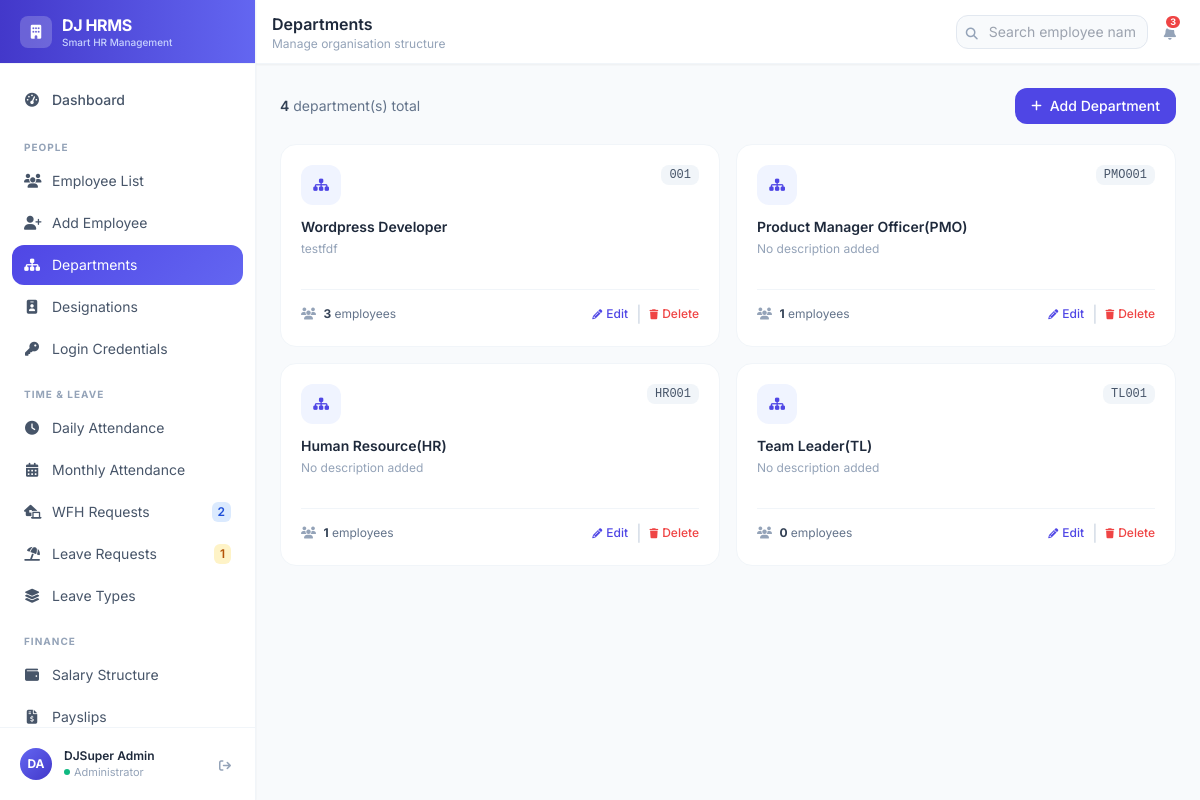
Screenshot of /dashboard/departments/ (signed in) with the database file from the repository.
### employees/models.py (models this page shows, shortened)
class Department(models.Model):
    name = models.CharField(max_length=100, unique=True)
    code = models.CharField(max_length=10, unique=True)
    description = models.TextField(blank=True)
    manager = models.ForeignKey(
        'Employee', on_delete=models.SET_NULL, null=True, blank=True,
        related_name='managed_department'
    )
    created_at = models.DateTimeField(auto_now_add=True)
    class Meta:
        ordering = ['name']

### employees/views.py (the view)
# urls.py: path('departments/', views.department_list, name='department_list'),
@login_required
def department_list(request):
    departments = Department.objects.annotate(
        emp_count=Count('employees', filter=Q(employees__status='active'))
    )
    return render(request, 'employees/departments.html', {'departments': departments})

### employees/models.py (called while the page is built)
    @property
    def full_name(self):
        return f"{self.first_name} {self.last_name}"

### templates/employees/departments.html (shortened to what this page needs)
{% extends 'base.html' %}
{% block page_title %}Departments{% endblock %}
{% block page_subtitle %}Manage organisation structure{% endblock %}
{% block content %}
<div class="flex items-center justify-between mb-5">
  <p class="text-slate-500 text-sm">
    <span class="font-semibold text-slate-700">{{ departments.count }}</span> department(s) total
  </p>
  <a href="{% url 'add_department' %}"
    class="inline-flex items-center gap-2 bg-brand-600 text-white px-4 py-2 rounded-xl text-sm font-medium hover:bg-brand-700 transition-colors">
    <i class="fas fa-plus text-xs"></i> Add Department
  </a>
</div>
<div class="grid grid-cols-1 sm:grid-cols-2 xl:grid-cols-3 gap-4">
  {% for dept in departments %}
  <div class="bg-white rounded-2xl border border-slate-100 p-5 hover:border-brand-200 hover:shadow-sm transition-all">
    <div class="flex items-start justify-between mb-3">
      <div class="w-10 h-10 bg-brand-50 rounded-xl flex items-center justify-center">
        <i class="fas fa-sitemap text-brand-600 text-sm"></i>
      </div>
      <span class="bg-slate-100 text-slate-600 text-xs font-mono font-medium px-2 py-0.5 rounded-lg">
        {{ dept.code }}
      </span>
    </div>
    <h3 class="text-slate-800 font-semibold text-sm mb-1">{{ dept.name }}</h3>
    <p class="text-slate-400 text-xs mb-4 min-h-[32px]">
      {{ dept.description|default:"No description added"|truncatechars:70 }}
    </p>
    <div class="flex items-center justify-between pt-3 border-t border-slate-100">
      <span class="text-slate-500 text-xs">
        <i class="fas fa-users mr-1 text-slate-400"></i>
        <strong class="text-slate-700">{{ dept.emp_count }}</strong> employees
      </span>
      <div class="flex items-center gap-2">
        <a href="{% url 'edit_department' dept.pk %}"
          class="text-xs text-brand-600 hover:text-brand-700 font-medium hover:underline">
          <i class="fas fa-pencil mr-1 text-[10px]"></i>Edit
        </a>
        <span class="text-slate-300">|</span>
        <button onclick="confirmDelete('{{ dept.name }}', '{% url 'delete_department' dept.pk %}')"
          class="text-xs text-red-500 hover:text-red-600 font-medium hover:underline">
          <i class="fas fa-trash mr-1 text-[10px]"></i>Delete
        </button>
      </div>
    </div>
  </div>
  {% endfor %}
</div>
{% endblock %}

### templates/base.html (shortened to what this page needs)
<!DOCTYPE html>
<html lang="en" class="h-full">
<head>
  <script src="https://cdn.tailwindcss.com"></script>
  <link href="https://cdnjs.cloudflare.com/ajax/libs/font-awesome/6.5.0/css/all.min.css" rel="stylesheet">
</head>
<body class="h-full bg-slate-50">
<div class="flex h-screen overflow-hidden">
  <aside id="sidebar"
    class="w-64 bg-white border-r border-slate-100 flex flex-col flex-shrink-0 shadow-sm lg:relative lg:translate-x-0">
    <div class="h-16 flex items-center justify-between px-5 border-b border-slate-100 bg-gradient-to-r from-brand-700 to-brand-500 flex-shrink-0">
      <div class="flex items-center gap-2.5">
        <div class="w-8 h-8 bg-white bg-opacity-20 rounded-lg flex items-center justify-center">
          <i class="fas fa-building text-white text-sm"></i>
        </div>
        <div>
          <span class="text-white font-bold text-base tracking-tight">DJ HRMS</span>
          <p class="text-indigo-200 text-[10px] font-medium -mt-0.5">Smart HR Management</p>
        </div>
      </div>
    </div>
    <nav class="flex-1 overflow-y-auto px-3 py-4 space-y-0.5">
      <a href="{% url 'dashboard' %}" onclick="closeSidebar()"
        class="sidebar-item  flex items-center gap-3 px-3 py-2.5 rounded-xl text-slate-600 font-medium text-sm mb-2">
        <i class="fas fa-gauge-high w-4 text-center"></i>
        <span>Dashboard</span>
      </a>
      <p class="nav-group-label text-slate-400 px-3 pt-3 pb-1">People</p>
      <a href="{% url 'employee_list' %}" onclick="closeSidebar()"
        class="sidebar-item {% if request.resolver_match.url_name == 'employee_list' or request.resolver_match.url_name == 'employee_detail' %}active{% endif %} flex items-center gap-3 px-3 py-2.5 rounded-xl text-slate-600 text-sm">
        <i class="fas fa-users w-4 text-center"></i>
        <span>Employee List</span>
      </a>
      <a href="{% url 'add_employee' %}" onclick="closeSidebar()"
        class="sidebar-item {% if request.resolver_match.url_name == 'add_employee' %}active{% endif %} flex items-center gap-3 px-3 py-2.5 rounded-xl text-slate-600 text-sm">
        <i class="fas fa-user-plus w-4 text-center"></i>
        <span>Add Employee</span>
      </a>
      <a href="{% url 'department_list' %}" onclick="closeSidebar()"
        class="sidebar-item {% if request.resolver_match.url_name == 'department_list' %}active{% endif %} flex items-center gap-3 px-3 py-2.5 rounded-xl text-slate-600 text-sm">
        <i class="fas fa-sitemap w-4 text-center"></i>
        <span>Departments</span>
      </a>
      <a href="{% url 'designation_list' %}" onclick="closeSidebar()"
        class="sidebar-item {% if request.resolver_match.url_name == 'designation_list' %}active{% endif %} flex items-center gap-3 px-3 py-2.5 rounded-xl text-slate-600 text-sm">
        <i class="fas fa-id-badge w-4 text-center"></i>
        <span>Designations</span>
      </a>
      <a href="{% url 'employee_credentials' %}" onclick="closeSidebar()"
        class="sidebar-item {% if request.resolver_match.url_name == 'employee_credentials' %}active{% endif %} flex items-center gap-3 px-3 py-2.5 rounded-xl text-slate-600 text-sm">
        <i class="fas fa-key w-4 text-center"></i>
        <span>Login Credentials</span>
      </a>
      <p class="nav-group-label text-slate-400 px-3 pt-4 pb-1">Time & Leave</p>
      <a href="{% url 'daily_attendance' %}" onclick="closeSidebar()"
        class="sidebar-item {% if request.resolver_match.url_name == 'daily_attendance' %}active{% endif %} flex items-center gap-3 px-3 py-2.5 rounded-xl text-slate-600 text-sm">
        <i class="fas fa-clock w-4 text-center"></i>
        <span>Daily Attendance</span>
      </a>
      <a href="{% url 'monthly_attendance' %}" onclick="closeSidebar()"
        class="sidebar-item {% if request.resolver_match.url_name == 'monthly_attendance' %}active{% endif %} flex items-center gap-3 px-3 py-2.5 rounded-xl text-slate-600 text-sm">
        <i class="fas fa-calendar-days w-4 text-center"></i>
        <span>Monthly Attendance</span>
      </a>
      <a href="{% url 'wfh_requests' %}" onclick="closeSidebar()"
        class="sidebar-item {% if request.resolver_match.url_name == 'wfh_requests' %}active{% endif %} flex items-center gap-3 px-3 py-2.5 rounded-xl text-slate-600 text-sm">
        <i class="fas fa-house-laptop w-4 text-center"></i>
        <span>WFH Requests</span>
        {% if wfh_pending_count > 0 %}
        <span class="ml-auto bg-blue-100 text-blue-700 text-xs font-semibold px-1.5 py-0.5 rounded-md">
          {{ wfh_pending_count }}
        </span>
        {% endif %}
      </a>
      <a href="{% url 'leave_requests' %}" onclick="closeSidebar()"
        class="sidebar-item {% if request.resolver_match.url_name == 'leave_requests' %}active{% endif %} flex items-center gap-3 px-3 py-2.5 rounded-xl text-slate-600 text-sm">
        <i class="fas fa-umbrella-beach w-4 text-center"></i>
        <span>Leave Requests</span>
        {% if pending_leaves > 0 %}
        <span class="ml-auto bg-amber-100 text-amber-700 text-xs font-semibold px-1.5 py-0.5 rounded-md">
          {{ pending_leaves }}
        </span>
        {% endif %}
      </a>
      <a href="{% url 'leave_types' %}" onclick="closeSidebar()"
        class="sidebar-item {% if request.resolver_match.url_name == 'leave_types' %}active{% endif %} flex items-center gap-3 px-3 py-2.5 rounded-xl text-slate-600 text-sm">
        <i class="fas fa-layer-group w-4 text-center"></i>
        <span>Leave Types</span>
      </a>
      <p class="nav-group-label text-slate-400 px-3 pt-4 pb-1">Finance</p>
      <a href="{% url 'salary_structure' %}" onclick="closeSidebar()"
        class="sidebar-item {% if request.resolver_match.url_name == 'salary_structure' %}active{% endif %} flex items-center gap-3 px-3 py-2.5 rounded-xl text-slate-600 text-sm">
        <i class="fas fa-wallet w-4 text-center"></i>
        <span>Salary Structure</span>
      </a>
      <a href="{% url 'payslips' %}" onclick="closeSidebar()"
        class="sidebar-item {% if request.resolver_match.url_name == 'payslips' %}active{% endif %} flex items-center gap-3 px-3 py-2.5 rounded-xl text-slate-600 text-sm">
        <i class="fas fa-file-invoice-dollar w-4 text-center"></i>
        <span>Payslips</span>
      </a>
    </nav>
    <div class="px-3 py-3 border-t border-slate-100 flex-shrink-0">
      <div class="flex items-center gap-3 p-2 rounded-xl hover:bg-slate-50 transition-colors">
        <div class="w-8 h-8 rounded-full bg-gradient-to-br from-brand-500 to-brand-700 flex items-center justify-center text-white text-xs font-bold flex-shrink-0">
          {{ request.user.first_name|first|upper }}{{ request.user.last_name|first|upper }}
        </div>
        <div class="flex-1 min-w-0">
          <p class="text-slate-800 text-xs font-semibold truncate">
            {{ request.user.get_full_name|default:request.user.username }}
          </p>
          <p class="text-slate-400 text-[11px] flex items-center gap-1">
            <span class="w-1.5 h-1.5 bg-emerald-500 rounded-full inline-block"></span>
            Administrator
          </p>
        </div>
        <a href="{% url 'admin_logout' %}"
          class="text-slate-400 hover:text-red-500 transition-colors p-1"
          title="Logout">
          <i class="fas fa-arrow-right-from-bracket text-xs"></i>
        </a>
      </div>
    </div>
  </aside>
  <div class="flex-1 flex flex-col overflow-hidden min-w-0">
    <header class="h-16 bg-white border-b border-slate-100 flex items-center px-4 gap-3 flex-shrink-0 shadow-sm">
      <div class="flex-1 min-w-0">
        <h1 class="text-slate-800 font-semibold text-sm sm:text-base truncate">
          {% block page_title %}Dashboard{% endblock %}
        </h1>
        <p class="text-slate-400 text-xs hidden sm:block truncate">
          {% block page_subtitle %}{% endblock %}
        </p>
      </div>
      <div class="flex items-center gap-2 flex-shrink-0">
        <form method="get" action="{% url 'employee_list' %}" class="relative hidden md:block">
          <input type="text" name="search" value="{{ request.GET.search }}" placeholder="Search employee name or ID..."
            class="bg-slate-50 border border-slate-200 text-slate-600 text-sm rounded-xl px-3 py-1.5 w-40 lg:w-48 focus:outline-none focus:border-brand-300 focus:ring-2 focus:ring-brand-100 pl-8 transition-all">
          <button type="submit" class="absolute left-2.5 top-1/2 -translate-y-1/2 text-slate-400 hover:text-brand-600">
            <i class="fas fa-search text-xs"></i>
          </button>
        </form>
        <div class="relative" id="notifWrapper">
          <button onclick="toggleNotifDropdown(event)"
            class="relative text-slate-400 hover:text-slate-600 p-2 hover:bg-slate-50 rounded-xl transition-colors">
            <i class="fas fa-bell text-sm"></i>
            {% if total_notifications > 0 %}
            <span class="absolute top-0.5 right-0.5 min-w-[16px] h-[16px] px-1 bg-red-500 rounded-full border-2 border-white text-white text-[9px] font-bold flex items-center justify-center leading-none">
              {{ total_notifications }}
            </span>
            {% endif %}
          </button>
        </div>
      </div>
    </header>
    <main class="flex-1 overflow-y-auto p-4 sm:p-6">
      {% block content %}{% endblock %}
    </main>
  </div>
</div>
</body>
</html>

### templates/base.html (style rules this page uses)
* { box-sizing: border-box; }
body { font-family: 'Inter', sans-serif; }
.sidebar-item { transition: all 0.2s; }
.sidebar-item.active { background: linear-gradient(135deg, #4f46e5, #6366f1); color: white; }
.sidebar-item.active i, .sidebar-item.active span { color: white !important; }
.nav-group-label { font-size: 10px; font-weight: 700; text-transform: uppercase; letter-spacing: 0.1em; }
#sidebar { transition: transform 0.3s ease; }
form { display: inline; }

### rows the page displays
Department: code "001", name "Wordpress Developer", description "testfdf", emp_count "3"
Department: code "PMO001", name "Product Manager Officer(PMO)", description "No description added", emp_count "1"
Department: code "HR001", name "Human Resource(HR)", description "No description added", emp_count "1"
Department: code "TL001", name "Team Leader(TL)", description "No description added", emp_count "0"

### other values shown
{{ wfh_pending_count }} "2"
{{ pending_leaves }} "1"
{{ request.user.first_name|first|upper }} "D"
{{ request.user.last_name|first|upper }} "A"
{{ request.user.get_full_name|default:request.user.username }} "DJSuper Admin"
{{ total_notifications }} "3"
{{ departments.count }} "4"
